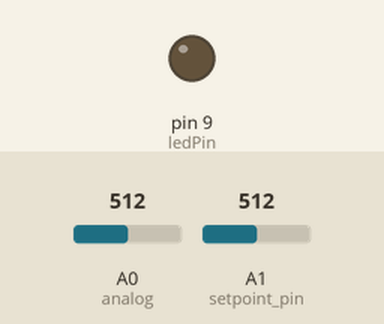
A sketch run on a simulated Arduino Uno, built with avr-gcc and run on an emulated ATmega328P. Shown: output pins drawn as LEDs (lit = HIGH). The test bench sets the inputs (shaded band); at power-on: A0 (analog) = 512, A1 (setpoint_pin) = 512. What the sketch prints to the serial monitor is not drawn.

Above: at 1.2 s.
1.3 s: A0 (analog) set to 882
4.3 s: A0 (analog) set to 897
At 6.9 s:
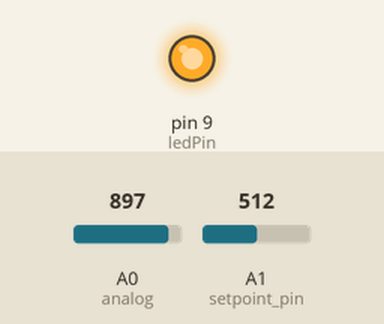
7.3 s: A1 (setpoint_pin) set to 501
At 10.1 s:
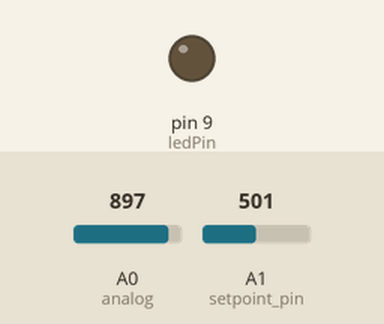
10.3 s: A1 (setpoint_pin) set to 716
At 11.1 s:
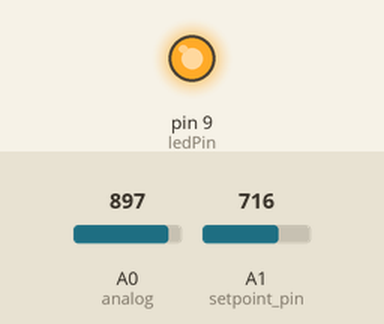
11.9 s: A1 (setpoint_pin) set to 306
At 12.4 s:
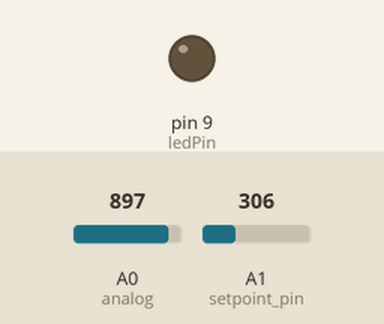
Timing chart, 0 to 14.5 s (numbered marks = the images above; inputs shaded):
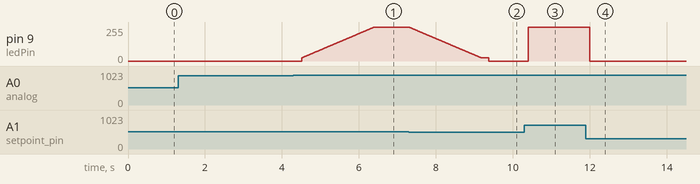

The sketch:

PID_LED.ino
```cpp
int analog = A0;
int setpoint_pin= A1;
int ledPin = 9;
int out = 0;

#include <stdio.h>
#include <stdlib.h>

#include "PID.h"

/* Controller parameters */
#define PID_KP  0.50f
#define PID_KI  2.0f
#define PID_KD  0.5000f

#define PID_TAU 0.02f

#define PID_LIM_MIN 0.0f
#define PID_LIM_MAX 255.0f

#define PID_LIM_MIN_INT 0.0f
#define PID_LIM_MAX_INT  255.0f

#define n 20
int VetorMediaMovel[n];

//#define SAMPLE_TIME_S 0.01f


void setup() {
  // put your setup code here, to run once:
  Serial.begin(115200);
  pinMode(ledPin, OUTPUT);

}

void loop() {
  // put your main code here, to run repeatedly:
  double tempauxatual=0,tempauxanterior=0;
  int atual = 0;
  float setpoint = 20, TempoAtual = 0, TempoAnterior = 0,PotenciaLED=0;
  float SAMPLE_TIME_S = 0.1;

  PIDController pid = { PID_KP, PID_KI, PID_KD,
                        PID_TAU,
                        PID_LIM_MIN, PID_LIM_MAX,
                        PID_LIM_MIN_INT, PID_LIM_MAX_INT,
                        SAMPLE_TIME_S
                      };

  PIDController_Init(&pid);


  while (1) {
    atual = -0.32*analogRead(analog)+336.8;
    atual = MediaMovel(atual);

    TempoAtual = micros();
    SAMPLE_TIME_S = (TempoAtual - TempoAnterior) / 1000;
    TempoAnterior = TempoAtual;

    PotenciaLED = PIDController_Update(&pid, setpoint, atual);
    analogWrite(ledPin, PotenciaLED);

    Serial.print(setpoint);
    Serial.print(",");
    Serial.print(atual);
    Serial.print(",");
    Serial.println((PotenciaLED*100)/255);


   /*tempauxatual=millis();
   if(tempauxatual-tempauxanterior>3000){
    setpoint=setpoint+10;
    tempauxanterior=tempauxatual;
   }


   if(setpoint>100){
    setpoint=0;
    }*/
    //setpoint=70;
    //setpoint=(analogRead(setpoint_pin)*100)/1024;
    setpoint=analogRead(setpoint_pin);
    setpoint=map(setpoint,0,1023,0,100);
  }
}

long MediaMovel(int UltimaLeitura)
{
  //desloca os elementos do vetor de média móvel
  for (int i = n - 1; i > 0; i--) VetorMediaMovel[i] = VetorMediaMovel[i - 1];

  VetorMediaMovel[0] = UltimaLeitura; //posição inicial do vetor recebe a leitura original

  long somador = 0;          //acumulador para somar os pontos da média móvel

  for (int i = 0; i < n; i++) somador += VetorMediaMovel[i]; //faz a somatória do número de pontos


  return somador / n; //retorna a média móvel
} //end moving_average


float PIDController_Update(PIDController *pid, float setpoint, float measurement) {
  /*
    Error signal
  */
  float error = setpoint - measurement;
  /*
    Proportional
  */
  float proportional = pid->Kp * error;
  /*
    Integral
  */
  pid->integrator = pid->integrator + 0.5f * pid->Ki * pid->T * (error + pid->prevError);

  /* Anti-wind-up via integrator clamping */
  if (pid->integrator > pid->limMaxInt) {
    pid->integrator = pid->limMaxInt;
  } else if (pid->integrator < pid->limMinInt) {
    pid->integrator = pid->limMinInt;
  }
  /*
    Derivative (band-limited differentiator)
  */
  pid->differentiator = -(2.0f * pid->Kd * (measurement - pid->prevMeasurement) /* Note: derivative on measurement, therefore minus sign in front of equation! */
                          + (2.0f * pid->tau - pid->T) * pid->differentiator)
                        / (2.0f * pid->tau + pid->T);

  /*
    Compute output and apply limits
  */
  pid->out = proportional + pid->integrator + pid->differentiator;
  if (pid->out > pid->limMax) {
    pid->out = pid->limMax;
  } else if (pid->out < pid->limMin) {
    pid->out = pid->limMin;
  }

  /* Store error and measurement for later use */
  pid->prevError       = error;
  pid->prevMeasurement = measurement;

  /* Return controller output */
  return pid->out;
}

void PIDController_Init(PIDController *pid) {

  /* Clear controller variables */
  pid->integrator = 0.0f;
  pid->prevError  = 0.0f;

  pid->differentiator  = 0.0f;
  pid->prevMeasurement = 0.0f;

  pid->out = 0.0f;

}
```

PID.h
```cpp
#ifndef PID_CONTROLLER_H
#define PID_CONTROLLER_H

typedef struct {

	/* Controller gains */
	float Kp;
	float Ki;
	float Kd;

	/* Derivative low-pass filter time constant */
	float tau;

	/* Output limits */
	float limMin;
	float limMax;

	/* Integrator limits */
	float limMinInt;
	float limMaxInt;

	/* Sample time (in seconds) */
	float T;

	/* Controller "memory" */
	float integrator;
	float prevError;			/* Required for integrator */
	float differentiator;
	float prevMeasurement;		/* Required for differentiator */

	/* Controller output */
	float out;

} PIDController;

void  PIDController_Init(PIDController *pid);
float PIDController_Update(PIDController *pid, float setpoint, float measurement);

#endif
```

Measured:
- the behaviour switches between 896 and 897 on A0 (analog) (found by bisection; images 0 and 1)
- the behaviour switches between 502 and 501 on A1 (setpoint_pin) (found by bisection; images 1 and 2)
- after the input at 4.3 s, pin 9 (ledPin): moves from 0/255 to 255/255 over 1.9 s, starting after 0.22 s
- after the input at 7.3 s, pin 9 (ledPin): moves from 255/255 to 0/255 over 2.1 s, starting at once
- after the input at 10.3 s, pin 9 (ledPin): 0/255 → 255/255 after 0.10 s
- after the input at 11.9 s, pin 9 (ledPin): 255/255 → 0/255 after 0.10 s
